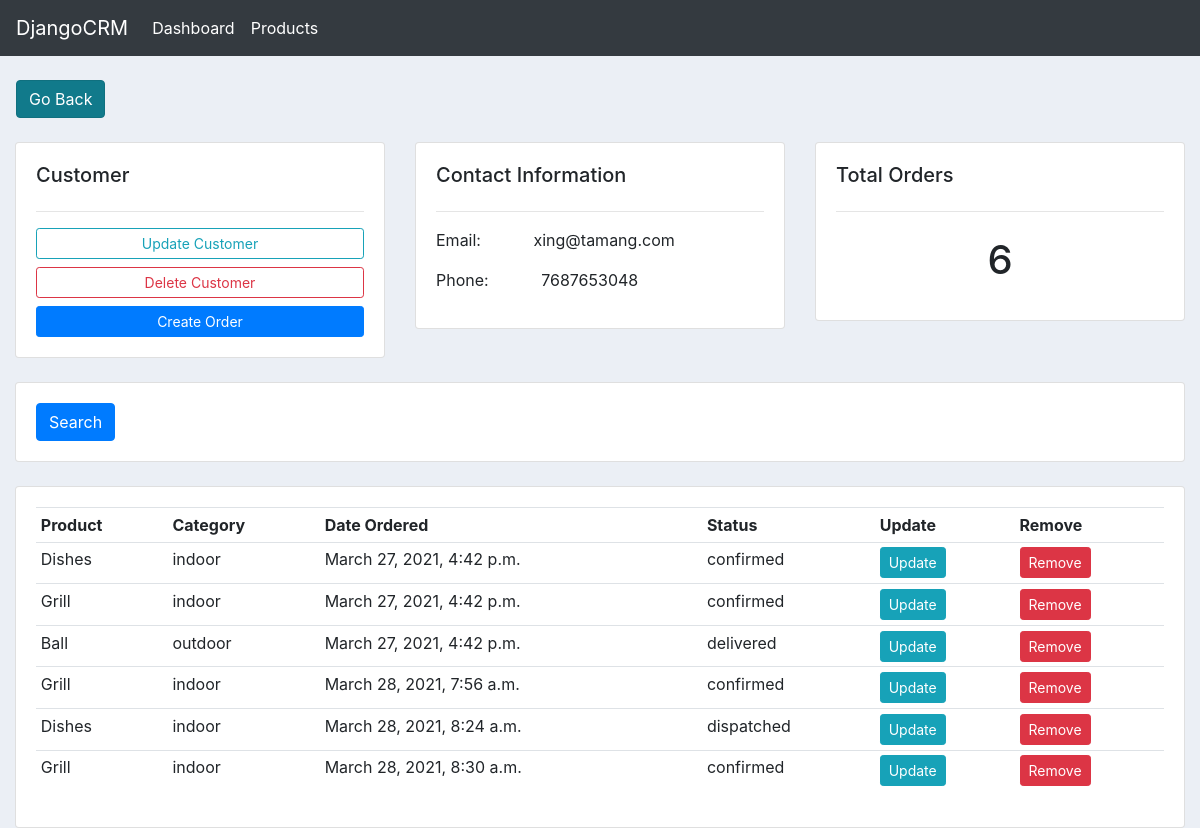
The page /customer/5/ on the database its author committed.
### accounts/models.py (models this page shows, shortened)
class Customer(models.Model):
    name = models.CharField(max_length=250, null=True)
    phone = models.CharField(max_length=250, null=True)
    email = models.CharField(max_length=250, null=True)
    create_date = models.DateTimeField(auto_now=True)
    write_date = models.DateTimeField(auto_now_add=True)

class Order(models.Model):
    STATUS = (
        ('pending', 'Pending'),
        ('confirmed', 'Confirmed'),
        ('dispatched', 'Dispatched'),
        ('delivered', 'Delivered'),
    )
    customer = models.ForeignKey("accounts.Customer", on_delete=models.SET_NULL, null=True)
    product = models.ForeignKey("accounts.Product", on_delete=models.SET_NULL, null=True)
    create_date = models.DateTimeField(auto_now=True)
    write_date = models.DateTimeField(auto_now_add=True)
    status = models.CharField(choices=STATUS, max_length=250, null=True)

class Product(models.Model):
    CATEGORY = (
        ('indoor', 'Indoor'),
        ('outdoor', 'Outdoor'),
    )
    STATUS = (
        ('active', 'Active'),
        ('inactive', 'Inactive'),
    )
    name = models.CharField(max_length=250, null=True)
    price = models.FloatField(null=True)
    category = models.CharField(max_length=250, null=True, choices=CATEGORY)
    description = models.CharField(max_length=250, null=True, blank=True)
    tags = models.ManyToManyField("accounts.Tag")
    status = models.CharField(choices=STATUS, max_length=250, default='active')
    create_date = models.DateTimeField(auto_now=True)
    write_date = models.DateTimeField(auto_now_add=True)
    def __str__(self):
        return self.name

### accounts/views.py (the view)
# urls.py: path('customer/<int:id>/', customer_view, name='customer'),
def customer_view(request, id):
    try:
        customer = Customer.objects.get(id=id)
    except Customer.DoesNotExist:
        raise Http404("Customer does not exist")
    orders = customer.order_set.all()
    total_orders = orders.count()
    context = {
        'customer': customer,
        'orders': orders,
        'total_orders': total_orders
        }
    return render(request, 'accounts/customers.html', context=context)

### accounts/templates/accounts/customers.html (shortened to what this page needs)
{% extends 'accounts/main.html' %}
{% block content %}
<br>
<a href="{% url 'home' %}" class="ml-3 btn active btn-info">Go Back</a>
<br>
<br>
<div class="container-fluid">
    <div class="row">
        <div class="col-md">
            <div class="card card-body">
                <h5>Customer</h5><hr>
                <a href="{% url 'update-customer' customer.id %}" class="btn btn-outline-info btn-sm btn-block">Update Customer</a>
                <a href="{% url 'delete-customer' customer.id %}" class="btn btn-outline-danger btn-sm btn-block">Delete Customer</a>
                <a href="{% url 'create-order' customer.id %}" class="btn btn-primary btn-sm btn-block">Create Order</a>
            </div>
        </div>
        <div class="col-md">
            <div class="card card-body">
                <h5>Contact Information</h5>
                <hr>
                <p>Email: <span class="ml-5">{{customer.email}}</span></p>
                <p>Phone: <span class="ml-5">{{customer.phone}}</span></p>
            </div>
        </div>
        <div class="col-md">
            <div class="card card-body">
                <h5>Total Orders</h5><hr>
                <h1 class="text-center p-2">{{ total_orders }}</h1>
            </div>
        </div>
    </div>
    <br>
    <div class="row">
        <div class="col">
            <div class="card card-body">
            <form action="" method="GET">
            <button type="submit" class="btn btn-primary">Search</button>
            </form>
            </div>
        </div>
    </div>
    <br>
    <div class="row">
        <div class="col-md">
            <div class="card card-body">
                <div class="table-responsive">
                    <table class="table table-sm">
                    <tr>
                        <th>Product</th>
                        <th>Category</th>
                        <th>Date Ordered</th>
                        <th>Status</th>
                        <th>Update</th>
                        <th>Remove</th>
                    </tr>
                    {% for order in orders %}
                    <tr>
                        <td>{{order.product}}</td>
                        <td>{{order.product.category}}</td>
                        <td>{{order.create_date}}</td>
                        <td>{{order.status}}</td>
                        <td><a href="{% url 'update-order' order.id %}" class="btn btn-sm btn-info">Update</a></td>
                        <td><a href="{% url 'delete-order' order.id %}" class="btn btn-sm btn-danger">Remove</a></td>
                    </tr>
                    {% endfor %}
                    </table>
                </div >
            </div>
        </div>
    </div>
</div>
{% endblock content %}

### accounts/static/css/main.css (style rules this page uses)
body { background-color: #ebeff5; }

### rows shown on the page
Customer: email "xing@tamang.com", phone "7687653048"
Order: product "Dishes", product.category "indoor", create_date "March 27, 2021, 4:42 p.m.", status "confirmed"
Order: product "Grill", product.category "indoor", create_date "March 27, 2021, 4:42 p.m.", status "confirmed"
Order: product "Ball", product.category "outdoor", create_date "March 27, 2021, 4:42 p.m.", status "delivered"
Order: product "Grill", product.category "indoor", create_date "March 28, 2021, 7:56 a.m.", status "confirmed"
Order: product "Dishes", product.category "indoor", create_date "March 28, 2021, 8:24 a.m.", status "dispatched"
Order: product "Grill", product.category "indoor", create_date "March 28, 2021, 8:30 a.m.", status "confirmed"

### other values the page prints
{{ total_orders }} "6"
